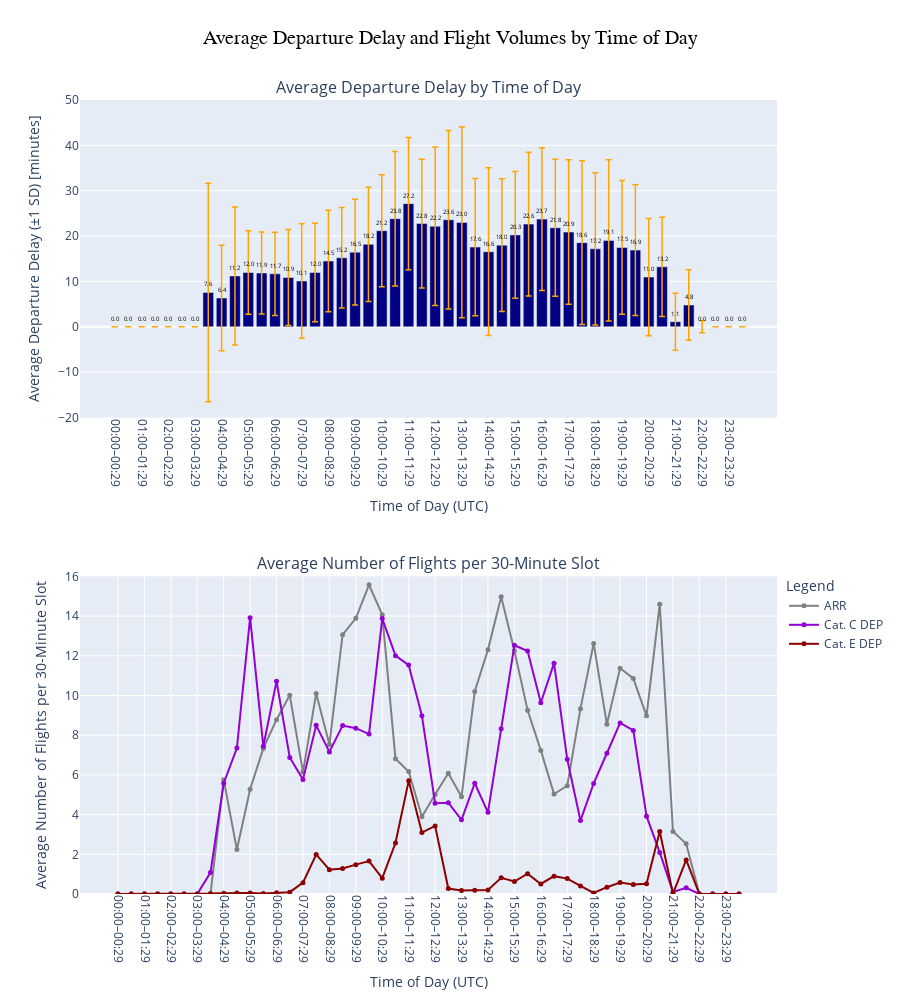

The notebook cell saved with this chart:
### Code cell
df = helper_df.copy()

# Create 30-minute time slots from minute_of_day (0–1439)
df["time_slot"] = (df["minute_of_day"] // 30).astype(int)

def slot_label(slot):
    start_min = slot * 30
    end_min = min(start_min + 29, 1439)
    start_hour = start_min // 60
    start_minute = start_min % 60
    end_hour = end_min // 60
    end_minute = end_min % 60
    return f"{start_hour:02d}:{start_minute:02d}–{end_hour:02d}:{end_minute:02d}"

df["time_label"] = df["time_slot"].apply(slot_label)
time_order = [slot_label(i) for i in range(48)]

all_slots = pd.DataFrame({
    "time_slot": range(48),
    "time_label": time_order
})

# --- Delay stats per slot ---
stats = (
    df.groupby(["time_slot", "time_label"])["avg_dep_delay_slot_minutes"]
      .agg(["mean", "std"])
      .reset_index()
)
stats = pd.merge(all_slots, stats, on=["time_slot", "time_label"], how="left")
sd_err = stats["std"].fillna(0)

# --- Flight counts per slot ---
time_agg = (
    df.groupby(["time_slot", "time_label"], as_index=False)
      .agg(
          avg_C=("scheduled_C", "mean"),
          avg_E=("scheduled_E", "mean"),
          avg_arr=("scheduled_arrivals", "mean")
      )
)
time_agg = pd.merge(all_slots, time_agg, on=["time_slot", "time_label"], how="left")

# --- Subplots ---
fig = make_subplots(
    rows=2,
    cols=1,
    shared_xaxes=False,
    vertical_spacing=0.2, # Adjusted spacing between subplots
    row_heights=[0.8, 0.8],
    subplot_titles=(
        "Average Departure Delay by Time of Day",
        "Average Number of Flights per 30-Minute Slot"
    )
)

# -------- Row 1: Delay (bars + error bars + labels) --------
fig.add_trace(
    go.Bar(
        x=stats["time_label"],
        y=stats["mean"],
        marker=dict(color="navy"),
        error_y=dict(
            type="data",
            symmetric=True,
            array=sd_err,
            visible=True,
            color="orange",
            thickness=1.5,
            width=3
        ),
        showlegend=False
    ),
    row=1,
    col=1
)

text_y = stats["mean"] + 1

fig.add_trace(
    go.Scatter(
        x=stats["time_label"],
        y=text_y,
        mode="text",
        text=[f"{v:.1f}" if pd.notna(v) else "" for v in stats["mean"]],
        textposition="top center",
        textfont=dict(size=6, color="black"),
        showlegend=False,
        hoverinfo="skip"
    ),
    row=1,
    col=1
)

# -------- Row 2: ARR / Cat. C / Cat. E --------
fig.add_trace(
    go.Scatter(
        x=time_agg["time_label"],
        y=time_agg["avg_arr"],
        name="ARR",
        mode="lines+markers",
        line=dict(color="grey", width=2),
        marker=dict(size=5)
    ),
    row=2,
    col=1
)

fig.add_trace(
    go.Scatter(
        x=time_agg["time_label"],
        y=time_agg["avg_C"],
        name="Cat. C DEP",
        mode="lines+markers",
        line=dict(color="darkviolet", width=2),
        marker=dict(size=5)
    ),
    row=2,
    col=1
)

fig.add_trace(
    go.Scatter(
        x=time_agg["time_label"],
        y=time_agg["avg_E"],
        name="Cat. E DEP",
        mode="lines+markers",
        line=dict(color="darkred", width=2),
        marker=dict(size=5)
    ),
    row=2,
    col=1
)

# -------- Layout --------
fig.update_layout(
    height=1000,
    margin=dict(t=100, b=70), # Increases the space above the subplot area
    title=dict(
        text="Average Departure Delay and Flight Volumes by Time of Day",
        x=0.5, # Center the main title
        xanchor="center",
        y=0.97, # Positions the main title slightly below the top of the figure
        yanchor="top"
    ),
    title_font=dict(size=20, family='Arial', color='black'),
    uniformtext_mode='show',
    legend=dict(
        title="Legend",
        x=1.01, # Slightly to the right of the lower subplot
        xanchor="left",
        y=0.35, # Approximately aligned with the lower subplot
        yanchor="middle"
    )
)

# Y-axes
fig.update_yaxes(
    title_text="Average Departure Delay (±1 SD) [minutes]",
    range=[-20, 50],
    row=1,
    col=1
)

fig.update_yaxes(
    title_text="Average Number of Flights per 30-Minute Slot",
    range=[0, 16],
    row=2,
    col=1
)

# X-axes
fig.update_xaxes(
    title_text="Time of Day (UTC)",
    tickangle=90,
    categoryorder="array",
    categoryarray=time_order,
    row=1,
    col=1
)

fig.update_xaxes(
    title_text="Time of Day (UTC)",
    tickangle=90,
    categoryorder="array",
    categoryarray=time_order,
    row=2,
    col=1
)

fig.show()

### Figure 1 — Plotly figure (JSON) as saved in the notebook; plotly's stock layout.template omitted (floating-point values rounded to 4 significant figures)
{"data": [{"error_y": {"array": [0.0, 0.0, 0.0, 0.0, 0.0, 0.0, 0.0, 24.06, 11.6, 15.2, 9.206, 9.022, 9.171, 10.6, 12.63, 10.86, 11.2, 11.07, 11.66, 12.61, 12.34, 14.82, 14.57, 14.19, 17.46, 19.68, 21.03, 15.13, 18.48, 14.63, 13.96, 15.85, 15.75, 15.09, 15.91, 18.04, 16.78, 17.76, 14.74, 14.4, 12.92, 10.93, 6.272, 7.757, 1.331, 0.0, 0.0, 0.0], "color": "orange", "symmetric": true, "thickness": 1.5, "type": "data", "visible": true, "width": 3}, "marker": {"color": "navy"}, "showlegend": false, "type": "bar", "x": ["00:00–00:29", "00:30–00:59", "01:00–01:29", "01:30–01:59", "02:00–02:29", "02:30–02:59", "03:00–03:29", "03:30–03:59", "04:00–04:29", "04:30–04:59", "05:00–05:29", "05:30–05:59", "06:00–06:29", "06:30–06:59", "07:00–07:29", "07:30–07:59", "08:00–08:29", "08:30–08:59", "09:00–09:29", "09:30–09:59", "10:00–10:29", "10:30–10:59", "11:00–11:29", "11:30–11:59", "12:00–12:29", "12:30–12:59", "13:00–13:29", "13:30–13:59", "14:00–14:29", "14:30–14:59", "15:00–15:29", "15:30–15:59", "16:00–16:29", "16:30–16:59", "17:00–17:29", "17:30–17:59", "18:00–18:29", "18:30–18:59", "19:00–19:29", "19:30–19:59", "20:00–20:29", "20:30–20:59", "21:00–21:29", "21:30–21:59", "22:00–22:29", "22:30–22:59", "23:00–23:29", "23:30–23:59"], "xaxis": "x", "y": [0.0, 0.0, 0.0, 0.0, 0.0, 0.0, 0.0, 7.574, 6.361, 11.22, 11.98, 11.87, 11.69, 10.88, 10.11, 11.98, 14.51, 15.23, 16.46, 18.18, 21.2, 23.85, 27.16, 22.77, 22.17, 23.61, 23.02, 17.58, 16.56, 18.01, 20.27, 22.64, 23.75, 21.85, 20.89, 18.56, 17.19, 19.05, 17.51, 16.91, 10.98, 13.23, 1.143, 4.803, 0.04463, 0.0, 0.0, 0.0], "yaxis": "y"}, {"hoverinfo": "skip", "mode": "text", "showlegend": false, "text": ["0.0", "0.0", "0.0", "0.0", "0.0", "0.0", "0.0", "7.6", "6.4", "11.2", "12.0", "11.9", "11.7", "10.9", "10.1", "12.0", "14.5", "15.2", "16.5", "18.2", "21.2", "23.8", "27.2", "22.8", "22.2", "23.6", "23.0", "17.6", "16.6", "18.0", "20.3", "22.6", "23.7", "21.8", "20.9", "18.6", "17.2", "19.1", "17.5", "16.9", "11.0", "13.2", "1.1", "4.8", "0.0", "0.0", "0.0", "0.0"], "textfont": {"color": "black", "size": 6}, "textposition": "top center", "type": "scatter", "x": ["00:00–00:29", "00:30–00:59", "01:00–01:29", "01:30–01:59", "02:00–02:29", "02:30–02:59", "03:00–03:29", "03:30–03:59", "04:00–04:29", "04:30–04:59", "05:00–05:29", "05:30–05:59", "06:00–06:29", "06:30–06:59", "07:00–07:29", "07:30–07:59", "08:00–08:29", "08:30–08:59", "09:00–09:29", "09:30–09:59", "10:00–10:29", "10:30–10:59", "11:00–11:29", "11:30–11:59", "12:00–12:29", "12:30–12:59", "13:00–13:29", "13:30–13:59", "14:00–14:29", "14:30–14:59", "15:00–15:29", "15:30–15:59", "16:00–16:29", "16:30–16:59", "17:00–17:29", "17:30–17:59", "18:00–18:29", "18:30–18:59", "19:00–19:29", "19:30–19:59", "20:00–20:29", "20:30–20:59", "21:00–21:29", "21:30–21:59", "22:00–22:29", "22:30–22:59", "23:00–23:29", "23:30–23:59"], "xaxis": "x", "y": [1.0, 1.0, 1.0, 1.0, 1.0, 1.0, 1.0, 8.574, 7.361, 12.22, 12.98, 12.87, 12.69, 11.88, 11.11, 12.98, 15.51, 16.23, 17.46, 19.18, 22.2, 24.85, 28.16, 23.77, 23.17, 24.61, 24.02, 18.58, 17.56, 19.01, 21.27, 23.64, 24.75, 22.85, 21.89, 19.56, 18.19, 20.05, 18.51, 17.91, 11.98, 14.23, 2.143, 5.803, 1.045, 1.0, 1.0, 1.0], "yaxis": "y"}, {"line": {"color": "grey", "width": 2}, "marker": {"size": 5}, "mode": "lines+markers", "name": "ARR", "type": "scatter", "x": ["00:00–00:29", "00:30–00:59", "01:00–01:29", "01:30–01:59", "02:00–02:29", "02:30–02:59", "03:00–03:29", "03:30–03:59", "04:00–04:29", "04:30–04:59", "05:00–05:29", "05:30–05:59", "06:00–06:29", "06:30–06:59", "07:00–07:29", "07:30–07:59", "08:00–08:29", "08:30–08:59", "09:00–09:29", "09:30–09:59", "10:00–10:29", "10:30–10:59", "11:00–11:29", "11:30–11:59", "12:00–12:29", "12:30–12:59", "13:00–13:29", "13:30–13:59", "14:00–14:29", "14:30–14:59", "15:00–15:29", "15:30–15:59", "16:00–16:29", "16:30–16:59", "17:00–17:29", "17:30–17:59", "18:00–18:29", "18:30–18:59", "19:00–19:29", "19:30–19:59", "20:00–20:29", "20:30–20:59", "21:00–21:29", "21:30–21:59", "22:00–22:29", "22:30–22:59", "23:00–23:29", "23:30–23:59"], "xaxis": "x2", "y": [0.0, 0.0, 0.001, 0.0, 0.0, 0.0, 0.0, 0.0, 5.753, 2.238, 5.278, 7.333, 8.781, 10.02, 6.143, 10.11, 7.535, 13.06, 13.89, 15.58, 14.06, 6.817, 6.172, 3.896, 5.007, 6.086, 4.899, 10.2, 12.3, 14.98, 12.25, 9.258, 7.233, 5.037, 5.454, 9.337, 12.62, 8.555, 11.37, 10.86, 8.976, 14.6, 3.153, 2.532, 0.0, 0.0, 0.0, 0.0], "yaxis": "y2"}, {"line": {"color": "darkviolet", "width": 2}, "marker": {"size": 5}, "mode": "lines+markers", "name": "Cat. C DEP", "type": "scatter", "x": ["00:00–00:29", "00:30–00:59", "01:00–01:29", "01:30–01:59", "02:00–02:29", "02:30–02:59", "03:00–03:29", "03:30–03:59", "04:00–04:29", "04:30–04:59", "05:00–05:29", "05:30–05:59", "06:00–06:29", "06:30–06:59", "07:00–07:29", "07:30–07:59", "08:00–08:29", "08:30–08:59", "09:00–09:29", "09:30–09:59", "10:00–10:29", "10:30–10:59", "11:00–11:29", "11:30–11:59", "12:00–12:29", "12:30–12:59", "13:00–13:29", "13:30–13:59", "14:00–14:29", "14:30–14:59", "15:00–15:29", "15:30–15:59", "16:00–16:29", "16:30–16:59", "17:00–17:29", "17:30–17:59", "18:00–18:29", "18:30–18:59", "19:00–19:29", "19:30–19:59", "20:00–20:29", "20:30–20:59", "21:00–21:29", "21:30–21:59", "22:00–22:29", "22:30–22:59", "23:00–23:29", "23:30–23:59"], "xaxis": "x2", "y": [0.0, 0.0, 0.0, 0.0, 0.0, 0.0, 0.0, 1.081, 5.584, 7.349, 13.92, 7.44, 10.72, 6.878, 5.763, 8.495, 7.158, 8.487, 8.354, 8.055, 13.88, 12.01, 11.53, 8.982, 4.574, 4.6, 3.736, 5.58, 4.116, 8.321, 12.53, 12.24, 9.636, 11.63, 6.786, 3.7, 5.573, 7.09, 8.616, 8.242, 3.919, 2.095, 0.103, 0.313, 0.002, 0.0, 0.0, 0.0], "yaxis": "y2"}, {"line": {"color": "darkred", "width": 2}, "marker": {"size": 5}, "mode": "lines+markers", "name": "Cat. E DEP", "type": "scatter", "x": ["00:00–00:29", "00:30–00:59", "01:00–01:29", "01:30–01:59", "02:00–02:29", "02:30–02:59", "03:00–03:29", "03:30–03:59", "04:00–04:29", "04:30–04:59", "05:00–05:29", "05:30–05:59", "06:00–06:29", "06:30–06:59", "07:00–07:29", "07:30–07:59", "08:00–08:29", "08:30–08:59", "09:00–09:29", "09:30–09:59", "10:00–10:29", "10:30–10:59", "11:00–11:29", "11:30–11:59", "12:00–12:29", "12:30–12:59", "13:00–13:29", "13:30–13:59", "14:00–14:29", "14:30–14:59", "15:00–15:29", "15:30–15:59", "16:00–16:29", "16:30–16:59", "17:00–17:29", "17:30–17:59", "18:00–18:29", "18:30–18:59", "19:00–19:29", "19:30–19:59", "20:00–20:29", "20:30–20:59", "21:00–21:29", "21:30–21:59", "22:00–22:29", "22:30–22:59", "23:00–23:29", "23:30–23:59"], "xaxis": "x2", "y": [0.0, 0.0, 0.0, 0.0, 0.0, 0.0, 0.0, 0.02, 0.041, 0.051, 0.045, 0.024, 0.06, 0.093, 0.571, 1.992, 1.222, 1.29, 1.479, 1.658, 0.797, 2.569, 5.699, 3.092, 3.428, 0.275, 0.171, 0.195, 0.203, 0.816, 0.629, 1.021, 0.505, 0.899, 0.776, 0.408, 0.054, 0.343, 0.58, 0.475, 0.511, 3.15, 0.013, 1.717, 0.0, 0.0, 0.0, 0.0], "yaxis": "y2"}], "layout": {"annotations": [{"font": {"size": 16}, "showarrow": false, "text": "Average Departure Delay by Time of Day", "x": 0.5, "xanchor": "center", "xref": "paper", "y": 1, "yanchor": "bottom", "yref": "paper"}, {"font": {"size": 16}, "showarrow": false, "text": "Average Number of Flights per 30-Minute Slot", "x": 0.5, "xanchor": "center", "xref": "paper", "y": 0.4, "yanchor": "bottom", "yref": "paper"}], "height": 1000, "legend": {"title": {"text": "Legend"}, "x": 1.01, "xanchor": "left", "y": 0.35, "yanchor": "middle"}, "margin": {"b": 70, "t": 100}, "title": {"font": {"color": "black", "family": "Arial", "size": 20}, "text": "Average Departure Delay and Flight Volumes by Time of Day", "x": 0.5, "xanchor": "center", "y": 0.97, "yanchor": "top"}, "uniformtext": {"mode": "show"}, "xaxis": {"anchor": "y", "categoryarray": ["00:00–00:29", "00:30–00:59", "01:00–01:29", "01:30–01:59", "02:00–02:29", "02:30–02:59", "03:00–03:29", "03:30–03:59", "04:00–04:29", "04:30–04:59", "05:00–05:29", "05:30–05:59", "06:00–06:29", "06:30–06:59", "07:00–07:29", "07:30–07:59", "08:00–08:29", "08:30–08:59", "09:00–09:29", "09:30–09:59", "10:00–10:29", "10:30–10:59", "11:00–11:29", "11:30–11:59", "12:00–12:29", "12:30–12:59", "13:00–13:29", "13:30–13:59", "14:00–14:29", "14:30–14:59", "15:00–15:29", "15:30–15:59", "16:00–16:29", "16:30–16:59", "17:00–17:29", "17:30–17:59", "18:00–18:29", "18:30–18:59", "19:00–19:29", "19:30–19:59", "20:00–20:29", "20:30–20:59", "21:00–21:29", "21:30–21:59", "22:00–22:29", "22:30–22:59", "23:00–23:29", "23:30–23:59"], "categoryorder": "array", "domain": [0, 1], "tickangle": 90, "title": {"text": "Time of Day (UTC)"}}, "xaxis2": {"anchor": "y2", "categoryarray": ["00:00–00:29", "00:30–00:59", "01:00–01:29", "01:30–01:59", "02:00–02:29", "02:30–02:59", "03:00–03:29", "03:30–03:59", "04:00–04:29", "04:30–04:59", "05:00–05:29", "05:30–05:59", "06:00–06:29", "06:30–06:59", "07:00–07:29", "07:30–07:59", "08:00–08:29", "08:30–08:59", "09:00–09:29", "09:30–09:59", "10:00–10:29", "10:30–10:59", "11:00–11:29", "11:30–11:59", "12:00–12:29", "12:30–12:59", "13:00–13:29", "13:30–13:59", "14:00–14:29", "14:30–14:59", "15:00–15:29", "15:30–15:59", "16:00–16:29", "16:30–16:59", "17:00–17:29", "17:30–17:59", "18:00–18:29", "18:30–18:59", "19:00–19:29", "19:30–19:59", "20:00–20:29", "20:30–20:59", "21:00–21:29", "21:30–21:59", "22:00–22:29", "22:30–22:59", "23:00–23:29", "23:30–23:59"], "categoryorder": "array", "domain": [0, 1], "tickangle": 90, "title": {"text": "Time of Day (UTC)"}}, "yaxis": {"anchor": "x", "domain": [0.6, 1], "range": [-20, 50], "title": {"text": "Average Departure Delay (±1 SD) [minutes]"}}, "yaxis2": {"anchor": "x2", "domain": [0, 0.4], "range": [0, 16], "title": {"text": "Average Number of Flights per 30-Minute Slot"}}}}
